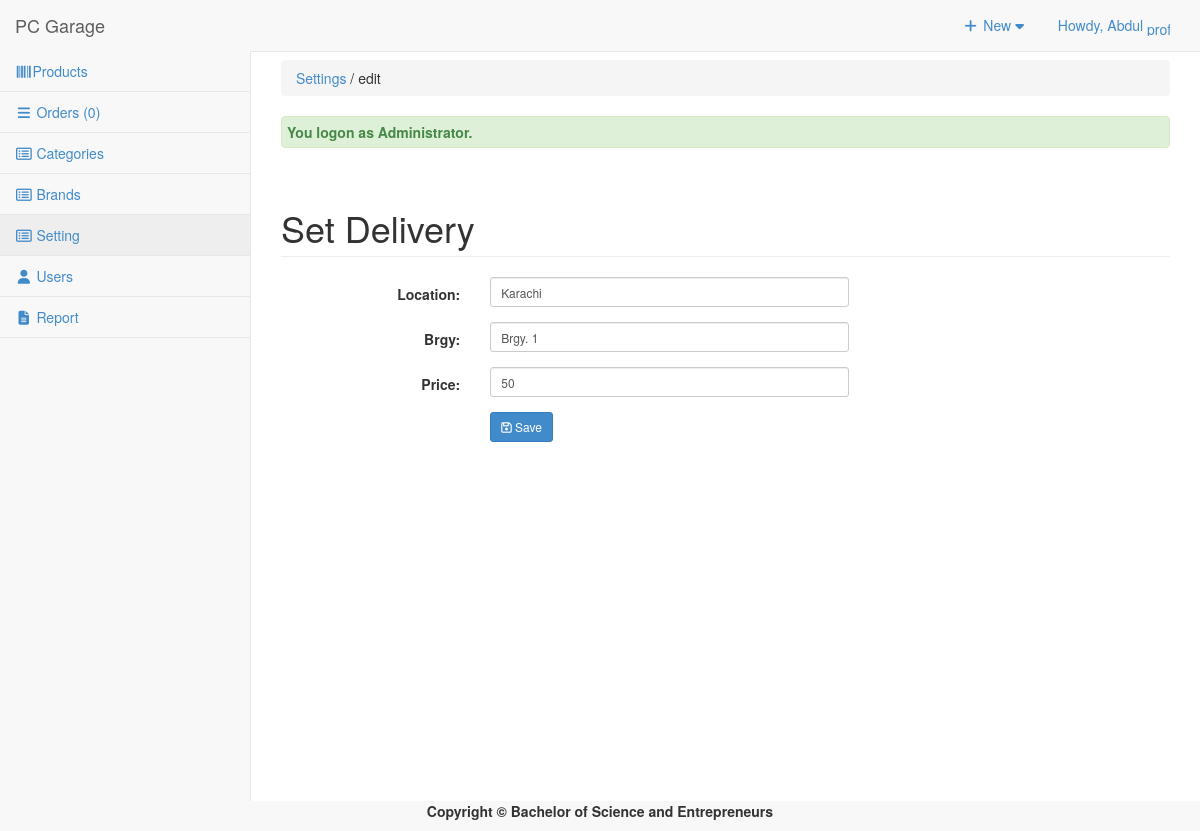
Page /admin/settings/index.php?view=edit&id=1 (signed in) on the committed database.
### tables this page shows
CREATE TABLE `tblsetting` (
  `SETTINGID` int(11) NOT NULL,
  `PLACE` text NOT NULL,
  `BRGY` varchar(90) NOT NULL,
  `DELPRICE` double NOT NULL
);

### admin/settings/index.php (called while the page is built, shortened)
<?php
require_once ("../theme/templates.php");
?>

### include/database.php (called while the page is built, shortened)
<?php
class Database {
	var $sql_string = '';
	private $conn;
	public function open_connection() {
		$this->conn = mysqli_connect(server,user,pass);
		if(!$this->conn){
			echo "Problem in database connection! Contact administrator!";
			exit();
		}else{
			$db_select = mysqli_select_db($this->conn,database_name);
		}
	}
	function setQuery($sql='') {
		$this->sql_string=$sql;
	}
	function executeQuery() {
		$result = mysqli_query($this->conn,$this->sql_string);
		return $result;
	}
	private function confirm_query($result) {
		return $result;
	}
	function loadSingleResult() {
		$cur = $this->executeQuery();
		while ($row = mysqli_fetch_object($cur)) {
		return $data = $row;
		}
	}
}
$mydb = new Database();
?>

### include/settings.php (called while the page is built, shortened)
<?php
require_once(LIB_PATH.DS.'database.php');
class Setting {
	protected static  $tblname = "tblsetting";
	function single_setting($id=""){
			global $mydb;
			$mydb->setQuery("SELECT * FROM ".self::$tblname."
				Where SETTINGID= '{$id}' LIMIT 1");
			$cur = $mydb->loadSingleResult();
			return $cur;
	}
}
?>

### admin/settings/setDeliveryFee.php (the view, shortened to what this page needs)
<?php
 if (isset($_GET['id'])){
  @$ID = $_GET['id'];
  $setting = New Setting();
  $set = $setting->single_setting($ID);
 ?>
<form class="form-horizontal span6" action="controller.php?action=edit" method="POST" enctype="multipart/form-data"    >
 <div class="row">
         <div class="col-lg-12">
            <h1 class="page-header">Set Delivery</h1>
          </div>
       </div>
                 <div class="form-group">
                    <div class="col-md-8">
                      <label class="col-md-4 control-label" for=
                      "PLACE">Location:</label>
                      <div class="col-md-8">
                             <input class="form-control input-sm" id="PLACE" name="PLACE" placeholder=
                            "Location" type="text" value="<?php echo $set->PLACE ?>">
                      </div>
                    </div>
                  </div>
                  <div class="form-group">
                    <div class="col-md-8">
                      <label class="col-md-4 control-label" for=
                      "BRGY">Brgy:</label>
                      <div class="col-md-8">
                             <input class="form-control input-sm" id="BRGY" name="BRGY" placeholder=
                            "Location" type="text" value="<?php echo $set->BRGY ?>">
                      </div>
                    </div>
                  </div>
                  <div class="form-group">
                    <div class="col-md-8">
                      <label class="col-md-4 control-label" for=
                      "DELPRICE">Price:</label>
                      <div class="col-md-8">
                             <input class="form-control input-sm" id="DELPRICE" name="DELPRICE" placeholder=
                            "Delivery Price" type="text" value="<?php echo $set->DELPRICE ?>">
                      </div>
                    </div>
                  </div>
             <div class="form-group">
                    <div class="col-md-8">
                      <label class="col-md-4 control-label" for=
                      "idno"></label>
                      <div class="col-md-8">
                        <button class="btn  btn-primary btn-sm" name="save" type="submit" ><span class="fa fa-save fw-fa"></span> Save</button>
                      </div>
                    </div>
                  </div>
        </form>
<?php   }
?>

### admin/css/sb-admin-2.css (style rules this page uses)
body { background-color: #f8f8f8; }

### rows in the picture
tblsetting: PLACE "Karachi", BRGY "Brgy. 1", DELPRICE "50"

### other values in the picture
$_SESSION['U_NAME'] "Abdul"
$res "0"
$title "Settings"
$header "edit"
$_SESSION['message'] "You logon as Administrator."
